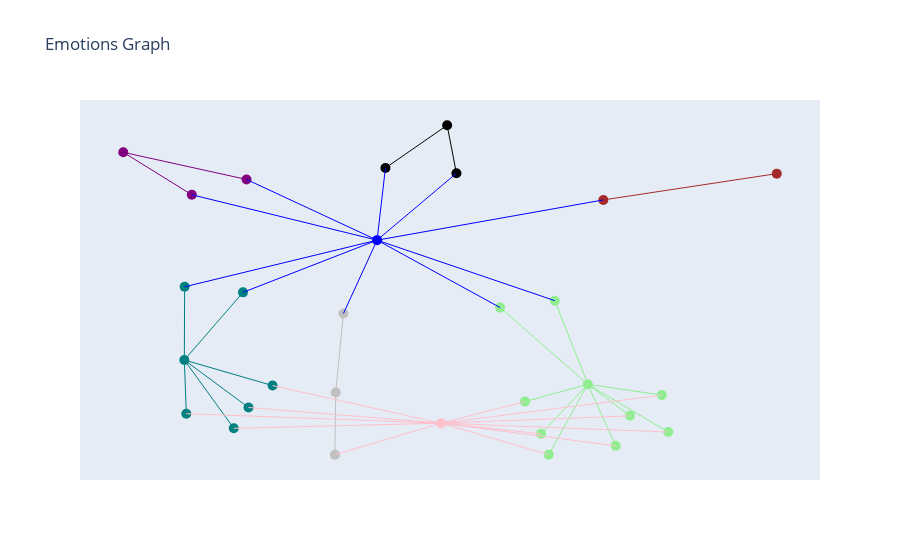

The notebook cell saved with this chart:
### Code cell
import textwrap

fig = go.Figure()

node_positions = {}

for node, position in pos.items():
    x, y = position  

    color = G.nodes[node]['color']  
    hover = G.nodes[node]['hover']
    hover = '<br>'.join(textwrap.wrap(hover,width=50))
    try:
        emotion = G.nodes[node]['emotion']
    except KeyError:
        try:
            gender = G.nodes[node]['gender']
        except KeyError:
            continue
    node_type = G.nodes[node]['type']

    if node_type == 'utterance':
        fig.add_trace(go.Scatter(x=[x], y=[y], marker=dict(size=10,color=color), hovertext=hover, name=emotion, hovertemplate=hover))
    else:
        fig.add_trace(go.Scatter(x=[x], y=[y], marker=dict(size=10,color=color), hovertext=hover, name=node_type, hovertemplate=hover))


for edge in G.edges():
    color = G.edges[edge]['color']
    x0, y0 = pos[edge[0]]
    x1, y1 = pos[edge[1]]
    fig.add_trace(go.Scatter(x=[x0, x1], y=[y0, y1], mode='lines', line=dict(width=1,color=color), name='Edge'))

fig.update_layout(showlegend=False, title='Emotions Graph')

fig.update_layout(xaxis=dict(showgrid=False, zeroline=False, showticklabels=False),
                  yaxis=dict(showgrid=False, zeroline=False, showticklabels=False))

fig.show()

### Figure 1 — Plotly figure (JSON) as saved in the notebook; plotly's stock layout.template omitted (floating-point values rounded to 4 significant figures)
{"data": [{"hovertemplate": "surprise", "hovertext": "surprise", "marker": {"color": "silver", "size": 10}, "name": "emotion", "type": "scatter", "x": [-0.1238], "y": [-0.3411]}, {"hovertemplate": "sadness", "hovertext": "sadness", "marker": {"color": "teal", "size": 10}, "name": "emotion", "type": "scatter", "x": [-0.3602], "y": [-0.1778]}, {"hovertemplate": "neutral", "hovertext": "neutral", "marker": {"color": "lightgreen", "size": 10}, "name": "emotion", "type": "scatter", "x": [0.2699], "y": [-0.2997]}, {"hovertemplate": "joy", "hovertext": "joy", "marker": {"color": "purple", "size": 10}, "name": "emotion", "type": "scatter", "x": [-0.4557], "y": [0.8643]}, {"hovertemplate": "disgust", "hovertext": "disgust", "marker": {"color": "brown", "size": 10}, "name": "emotion", "type": "scatter", "x": [0.5651], "y": [0.7571]}, {"hovertemplate": "anger", "hovertext": "anger", "marker": {"color": "black", "size": 10}, "name": "emotion", "type": "scatter", "x": [0.05021], "y": [1]}, {"hovertemplate": "female", "hovertext": "female", "marker": {"color": "pink", "size": 10}, "name": "gender", "type": "scatter", "x": [0.04073], "y": [-0.4949]}, {"hovertemplate": "male", "hovertext": "male", "marker": {"color": "blue", "size": 10}, "name": "gender", "type": "scatter", "x": [-0.0592], "y": [0.4234]}, {"hovertemplate": "Y'know, you look nothing like I would've thought.<br>You'reyou're so young.", "hovertext": "Y'know, you look nothing like I would've thought.<br>You'reyou're so young.", "marker": {"color": "silver", "size": 10}, "name": "surprise", "type": "scatter", "x": [-0.1251], "y": [-0.6533]}, {"hovertemplate": "Toby don't.", "hovertext": "Toby don't.", "marker": {"color": "teal", "size": 10}, "name": "sadness", "type": "scatter", "x": [-0.3572], "y": [-0.4474]}, {"hovertemplate": "Well, it's pretty much the gist. Well, except for<br>the poem. You read the poem, right?", "hovertext": "Well, it's pretty much the gist. Well, except for<br>the poem. You read the poem, right?", "marker": {"color": "lightgreen", "size": 10}, "name": "neutral", "type": "scatter", "x": [0.3359], "y": [-0.458]}, {"hovertemplate": "I'm sorry.", "hovertext": "I'm sorry.", "marker": {"color": "teal", "size": 10}, "name": "sadness", "type": "scatter", "x": [-0.26], "y": [-0.4163]}, {"hovertemplate": "So it's kinda like, you're, you know.", "hovertext": "So it's kinda like, you're, you know.", "marker": {"color": "lightgreen", "size": 10}, "name": "neutral", "type": "scatter", "x": [0.2185], "y": [0.1198]}, {"hovertemplate": "Yeah, you're great! Okay, let's take it from", "hovertext": "Yeah, you're great! Okay, let's take it from", "marker": {"color": "purple", "size": 10}, "name": "joy", "type": "scatter", "x": [-0.2631], "y": [0.7281]}, {"hovertemplate": "What?", "hovertext": "What?", "marker": {"color": "lightgreen", "size": 10}, "name": "neutral", "type": "scatter", "x": [0.197], "y": [-0.5483]}, {"hovertemplate": "Come on man!  Listen so uh, are you gonna squeeze<br>the perps shoes a little bit before he lawyers up?", "hovertext": "Come on man!  Listen so uh, are you gonna squeeze<br>the perps shoes a little bit before he lawyers up?", "marker": {"color": "purple", "size": 10}, "name": "joy", "type": "scatter", "x": [-0.3486], "y": [0.6513]}, {"hovertemplate": "Mom already called this morning to remind me not<br>to wear my hair up. Did you know my ears are not<br>my best feature?", "hovertext": "Mom already called this morning to remind me not<br>to wear my hair up. Did you know my ears are not<br>my best feature?", "marker": {"color": "lightgreen", "size": 10}, "name": "neutral", "type": "scatter", "x": [0.3856], "y": [-0.3541]}, {"hovertemplate": "I mean shoulda seen it, I mean Carol and I'd be<br>out and she'd, she'd see some beautiful woman,<br>and, and she'd be Ross y'know look at her, and I'd<br>think, God, my wife is cool!", "hovertext": "I mean shoulda seen it, I mean Carol and I'd be<br>out and she'd, she'd see some beautiful woman,<br>and, and she'd be Ross y'know look at her, and I'd<br>think, God, my wife is cool!", "marker": {"color": "teal", "size": 10}, "name": "sadness", "type": "scatter", "x": [-0.3598], "y": [0.1894]}, {"hovertemplate": "Rachel, it's going to happen. Chandler is gonna<br>move in here.", "hovertext": "Rachel, it's going to happen. Chandler is gonna<br>move in here.", "marker": {"color": "lightgreen", "size": 10}, "name": "neutral", "type": "scatter", "x": [0.3956], "y": [-0.5394]}, {"hovertemplate": "I mean it's the end of an era!", "hovertext": "I mean it's the end of an era!", "marker": {"color": "teal", "size": 10}, "name": "sadness", "type": "scatter", "x": [-0.2224], "y": [-0.3063]}, {"hovertemplate": "Hey Monica, there's a customer who wants to<br>complement the chef, should I let him in?", "hovertext": "Hey Monica, there's a customer who wants to<br>complement the chef, should I let him in?", "marker": {"color": "lightgreen", "size": 10}, "name": "neutral", "type": "scatter", "x": [0.1718], "y": [-0.3863]}, {"hovertemplate": "That she left you?", "hovertext": "That she left you?", "marker": {"color": "silver", "size": 10}, "name": "surprise", "type": "scatter", "x": [-0.1117], "y": [0.0553]}, {"hovertemplate": "Plus it sounds really great.", "hovertext": "Plus it sounds really great.", "marker": {"color": "lightgreen", "size": 10}, "name": "neutral", "type": "scatter", "x": [0.133], "y": [0.08509]}, {"hovertemplate": "Oh, me too.", "hovertext": "Oh, me too.", "marker": {"color": "lightgreen", "size": 10}, "name": "neutral", "type": "scatter", "x": [0.2089], "y": [-0.6528]}, {"hovertemplate": "That would be no.", "hovertext": "That would be no.", "marker": {"color": "brown", "size": 10}, "name": "disgust", "type": "scatter", "x": [0.2942], "y": [0.6253]}, {"hovertemplate": "Here!", "hovertext": "Here!", "marker": {"color": "black", "size": 10}, "name": "anger", "type": "scatter", "x": [0.06474], "y": [0.7592]}, {"hovertemplate": "I'm the lead in Mac and C.H.E.E.S.E.!!", "hovertext": "I'm the lead in Mac and C.H.E.E.S.E.!!", "marker": {"color": "black", "size": 10}, "name": "anger", "type": "scatter", "x": [-0.04615], "y": [0.7854]}, {"hovertemplate": "I never meant for you to find out!", "hovertext": "I never meant for you to find out!", "marker": {"color": "teal", "size": 10}, "name": "sadness", "type": "scatter", "x": [-0.283], "y": [-0.5206]}, {"hovertemplate": "No. No, she told me his name was Ken Adams.", "hovertext": "No. No, she told me his name was Ken Adams.", "marker": {"color": "lightgreen", "size": 10}, "name": "neutral", "type": "scatter", "x": [0.3135], "y": [-0.6086]}, {"hovertemplate": "Listen, I ah, I gotta say good bye, and-and I<br>gotta say it quick cause this is killing me.", "hovertext": "Listen, I ah, I gotta say good bye, and-and I<br>gotta say it quick cause this is killing me.", "marker": {"color": "teal", "size": 10}, "name": "sadness", "type": "scatter", "x": [-0.2686], "y": [0.1615]}, {"line": {"color": "silver", "width": 1}, "mode": "lines", "name": "Edge", "type": "scatter", "x": [-0.1238, -0.1251], "y": [-0.3411, -0.6533]}, {"line": {"color": "silver", "width": 1}, "mode": "lines", "name": "Edge", "type": "scatter", "x": [-0.1238, -0.1117], "y": [-0.3411, 0.0553]}, {"line": {"color": "teal", "width": 1}, "mode": "lines", "name": "Edge", "type": "scatter", "x": [-0.3602, -0.3572], "y": [-0.1778, -0.4474]}, {"line": {"color": "teal", "width": 1}, "mode": "lines", "name": "Edge", "type": "scatter", "x": [-0.3602, -0.26], "y": [-0.1778, -0.4163]}, {"line": {"color": "teal", "width": 1}, "mode": "lines", "name": "Edge", "type": "scatter", "x": [-0.3602, -0.3598], "y": [-0.1778, 0.1894]}, {"line": {"color": "teal", "width": 1}, "mode": "lines", "name": "Edge", "type": "scatter", "x": [-0.3602, -0.2224], "y": [-0.1778, -0.3063]}, {"line": {"color": "teal", "width": 1}, "mode": "lines", "name": "Edge", "type": "scatter", "x": [-0.3602, -0.283], "y": [-0.1778, -0.5206]}, {"line": {"color": "teal", "width": 1}, "mode": "lines", "name": "Edge", "type": "scatter", "x": [-0.3602, -0.2686], "y": [-0.1778, 0.1615]}, {"line": {"color": "lightgreen", "width": 1}, "mode": "lines", "name": "Edge", "type": "scatter", "x": [0.2699, 0.3359], "y": [-0.2997, -0.458]}, {"line": {"color": "lightgreen", "width": 1}, "mode": "lines", "name": "Edge", "type": "scatter", "x": [0.2699, 0.2185], "y": [-0.2997, 0.1198]}, {"line": {"color": "lightgreen", "width": 1}, "mode": "lines", "name": "Edge", "type": "scatter", "x": [0.2699, 0.197], "y": [-0.2997, -0.5483]}, {"line": {"color": "lightgreen", "width": 1}, "mode": "lines", "name": "Edge", "type": "scatter", "x": [0.2699, 0.3856], "y": [-0.2997, -0.3541]}, {"line": {"color": "lightgreen", "width": 1}, "mode": "lines", "name": "Edge", "type": "scatter", "x": [0.2699, 0.3956], "y": [-0.2997, -0.5394]}, {"line": {"color": "lightgreen", "width": 1}, "mode": "lines", "name": "Edge", "type": "scatter", "x": [0.2699, 0.1718], "y": [-0.2997, -0.3863]}, {"line": {"color": "lightgreen", "width": 1}, "mode": "lines", "name": "Edge", "type": "scatter", "x": [0.2699, 0.133], "y": [-0.2997, 0.08509]}, {"line": {"color": "lightgreen", "width": 1}, "mode": "lines", "name": "Edge", "type": "scatter", "x": [0.2699, 0.2089], "y": [-0.2997, -0.6528]}, {"line": {"color": "lightgreen", "width": 1}, "mode": "lines", "name": "Edge", "type": "scatter", "x": [0.2699, 0.3135], "y": [-0.2997, -0.6086]}, {"line": {"color": "purple", "width": 1}, "mode": "lines", "name": "Edge", "type": "scatter", "x": [-0.4557, -0.2631], "y": [0.8643, 0.7281]}, {"line": {"color": "purple", "width": 1}, "mode": "lines", "name": "Edge", "type": "scatter", "x": [-0.4557, -0.3486], "y": [0.8643, 0.6513]}, {"line": {"color": "brown", "width": 1}, "mode": "lines", "name": "Edge", "type": "scatter", "x": [0.5651, 0.2942], "y": [0.7571, 0.6253]}, {"line": {"color": "black", "width": 1}, "mode": "lines", "name": "Edge", "type": "scatter", "x": [0.05021, 0.06474], "y": [1, 0.7592]}, {"line": {"color": "black", "width": 1}, "mode": "lines", "name": "Edge", "type": "scatter", "x": [0.05021, -0.04615], "y": [1, 0.7854]}, {"line": {"color": "pink", "width": 1}, "mode": "lines", "name": "Edge", "type": "scatter", "x": [0.04073, -0.1251], "y": [-0.4949, -0.6533]}, {"line": {"color": "pink", "width": 1}, "mode": "lines", "name": "Edge", "type": "scatter", "x": [0.04073, -0.3572], "y": [-0.4949, -0.4474]}, {"line": {"color": "pink", "width": 1}, "mode": "lines", "name": "Edge", "type": "scatter", "x": [0.04073, 0.3359], "y": [-0.4949, -0.458]}, {"line": {"color": "pink", "width": 1}, "mode": "lines", "name": "Edge", "type": "scatter", "x": [0.04073, -0.26], "y": [-0.4949, -0.4163]}, {"line": {"color": "pink", "width": 1}, "mode": "lines", "name": "Edge", "type": "scatter", "x": [0.04073, 0.197], "y": [-0.4949, -0.5483]}, {"line": {"color": "pink", "width": 1}, "mode": "lines", "name": "Edge", "type": "scatter", "x": [0.04073, 0.3856], "y": [-0.4949, -0.3541]}, {"line": {"color": "pink", "width": 1}, "mode": "lines", "name": "Edge", "type": "scatter", "x": [0.04073, 0.3956], "y": [-0.4949, -0.5394]}, {"line": {"color": "pink", "width": 1}, "mode": "lines", "name": "Edge", "type": "scatter", "x": [0.04073, -0.2224], "y": [-0.4949, -0.3063]}, {"line": {"color": "pink", "width": 1}, "mode": "lines", "name": "Edge", "type": "scatter", "x": [0.04073, 0.1718], "y": [-0.4949, -0.3863]}, {"line": {"color": "pink", "width": 1}, "mode": "lines", "name": "Edge", "type": "scatter", "x": [0.04073, 0.2089], "y": [-0.4949, -0.6528]}, {"line": {"color": "pink", "width": 1}, "mode": "lines", "name": "Edge", "type": "scatter", "x": [0.04073, -0.283], "y": [-0.4949, -0.5206]}, {"line": {"color": "pink", "width": 1}, "mode": "lines", "name": "Edge", "type": "scatter", "x": [0.04073, 0.3135], "y": [-0.4949, -0.6086]}, {"line": {"color": "blue", "width": 1}, "mode": "lines", "name": "Edge", "type": "scatter", "x": [-0.0592, 0.2185], "y": [0.4234, 0.1198]}, {"line": {"color": "blue", "width": 1}, "mode": "lines", "name": "Edge", "type": "scatter", "x": [-0.0592, -0.2631], "y": [0.4234, 0.7281]}, {"line": {"color": "blue", "width": 1}, "mode": "lines", "name": "Edge", "type": "scatter", "x": [-0.0592, -0.3486], "y": [0.4234, 0.6513]}, {"line": {"color": "blue", "width": 1}, "mode": "lines", "name": "Edge", "type": "scatter", "x": [-0.0592, -0.3598], "y": [0.4234, 0.1894]}, {"line": {"color": "blue", "width": 1}, "mode": "lines", "name": "Edge", "type": "scatter", "x": [-0.0592, -0.1117], "y": [0.4234, 0.0553]}, {"line": {"color": "blue", "width": 1}, "mode": "lines", "name": "Edge", "type": "scatter", "x": [-0.0592, 0.133], "y": [0.4234, 0.08509]}, {"line": {"color": "blue", "width": 1}, "mode": "lines", "name": "Edge", "type": "scatter", "x": [-0.0592, 0.2942], "y": [0.4234, 0.6253]}, {"line": {"color": "blue", "width": 1}, "mode": "lines", "name": "Edge", "type": "scatter", "x": [-0.0592, 0.06474], "y": [0.4234, 0.7592]}, {"line": {"color": "blue", "width": 1}, "mode": "lines", "name": "Edge", "type": "scatter", "x": [-0.0592, -0.04615], "y": [0.4234, 0.7854]}, {"line": {"color": "blue", "width": 1}, "mode": "lines", "name": "Edge", "type": "scatter", "x": [-0.0592, -0.2686], "y": [0.4234, 0.1615]}], "layout": {"showlegend": false, "title": {"text": "Emotions Graph"}, "xaxis": {"showgrid": false, "showticklabels": false, "zeroline": false}, "yaxis": {"showgrid": false, "showticklabels": false, "zeroline": false}}}
